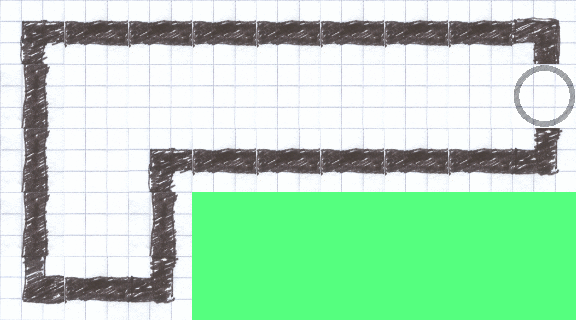

A 2D game scene composited from a Tiled map and its tileset images. What follows is a short description and the map's XML, with every tile layer's data as written:
An orthogonal 9x5 tile map with 64x64 px tiles, 3 tile layers (piso, paredes, portal), 3 tilesets and 1 object (spawn).

<map version="1.0" orientation="orthogonal" width="9" height="5" tilewidth="64" tileheight="64" backgroundcolor="#55ff7f">
 <properties>
  <property name="optimo" value="9" />
 </properties>
 <tileset firstgid="1" name="piso" tilewidth="64" tileheight="64">
  <image source="piso.png" width="64" height="64" />
 </tileset>
 <tileset firstgid="2" name="pared" tilewidth="64" tileheight="64">
  <image source="pared.png" width="512" height="512" />
  <tile id="0">
   <properties>
    <property name="colisionable" value="true" />
   </properties>
  </tile>
 </tileset>
 <tileset firstgid="66" name="portal" tilewidth="64" tileheight="64">
  <image source="portal.png" width="64" height="64" />
 </tileset>
 <layer name="piso" width="9" height="5">
  <data>
   <tile gid="1" />
   <tile gid="1" />
   <tile gid="1" />
   <tile gid="1" />
   <tile gid="1" />
   <tile gid="1" />
   <tile gid="1" />
   <tile gid="1" />
   <tile gid="1" />
   <tile gid="1" />
   <tile gid="1" />
   <tile gid="1" />
   <tile gid="1" />
   <tile gid="1" />
   <tile gid="1" />
   <tile gid="1" />
   <tile gid="1" />
   <tile gid="1" />
   <tile gid="1" />
   <tile gid="1" />
   <tile gid="1" />
   <tile gid="1" />
   <tile gid="1" />
   <tile gid="1" />
   <tile gid="1" />
   <tile gid="1" />
   <tile gid="1" />
   <tile gid="1" />
   <tile gid="1" />
   <tile gid="1" />
   <tile gid="0" />
   <tile gid="0" />
   <tile gid="0" />
   <tile gid="0" />
   <tile gid="0" />
   <tile gid="0" />
   <tile gid="1" />
   <tile gid="1" />
   <tile gid="1" />
   <tile gid="0" />
   <tile gid="0" />
   <tile gid="0" />
   <tile gid="0" />
   <tile gid="0" />
   <tile gid="0" />
  </data>
 </layer>
 <layer name="paredes" width="9" height="5">
  <data>
   <tile gid="10" />
   <tile gid="12" />
   <tile gid="12" />
   <tile gid="12" />
   <tile gid="12" />
   <tile gid="12" />
   <tile gid="12" />
   <tile gid="12" />
   <tile gid="18" />
   <tile gid="4" />
   <tile gid="0" />
   <tile gid="0" />
   <tile gid="0" />
   <tile gid="0" />
   <tile gid="0" />
   <tile gid="0" />
   <tile gid="0" />
   <tile gid="0" />
   <tile gid="4" />
   <tile gid="0" />
   <tile gid="10" />
   <tile gid="12" />
   <tile gid="12" />
   <tile gid="12" />
   <tile gid="12" />
   <tile gid="12" />
   <tile gid="26" />
   <tile gid="4" />
   <tile gid="0" />
   <tile gid="4" />
   <tile gid="0" />
   <tile gid="0" />
   <tile gid="0" />
   <tile gid="0" />
   <tile gid="0" />
   <tile gid="0" />
   <tile gid="2" />
   <tile gid="12" />
   <tile gid="26" />
   <tile gid="0" />
   <tile gid="0" />
   <tile gid="0" />
   <tile gid="0" />
   <tile gid="0" />
   <tile gid="0" />
  </data>
 </layer>
 <layer name="portal" width="9" height="5">
  <data>
   <tile gid="0" />
   <tile gid="0" />
   <tile gid="0" />
   <tile gid="0" />
   <tile gid="0" />
   <tile gid="0" />
   <tile gid="0" />
   <tile gid="0" />
   <tile gid="0" />
   <tile gid="0" />
   <tile gid="0" />
   <tile gid="0" />
   <tile gid="0" />
   <tile gid="0" />
   <tile gid="0" />
   <tile gid="0" />
   <tile gid="0" />
   <tile gid="66" />
   <tile gid="0" />
   <tile gid="0" />
   <tile gid="0" />
   <tile gid="0" />
   <tile gid="0" />
   <tile gid="0" />
   <tile gid="0" />
   <tile gid="0" />
   <tile gid="0" />
   <tile gid="0" />
   <tile gid="0" />
   <tile gid="0" />
   <tile gid="0" />
   <tile gid="0" />
   <tile gid="0" />
   <tile gid="0" />
   <tile gid="0" />
   <tile gid="0" />
   <tile gid="0" />
   <tile gid="0" />
   <tile gid="0" />
   <tile gid="0" />
   <tile gid="0" />
   <tile gid="0" />
   <tile gid="0" />
   <tile gid="0" />
   <tile gid="0" />
  </data>
 </layer>
 <objectgroup name="personaje" width="9" height="5">
  <object name="spawn" x="96" y="192" width="32" height="32" />
 </objectgroup>
</map>
